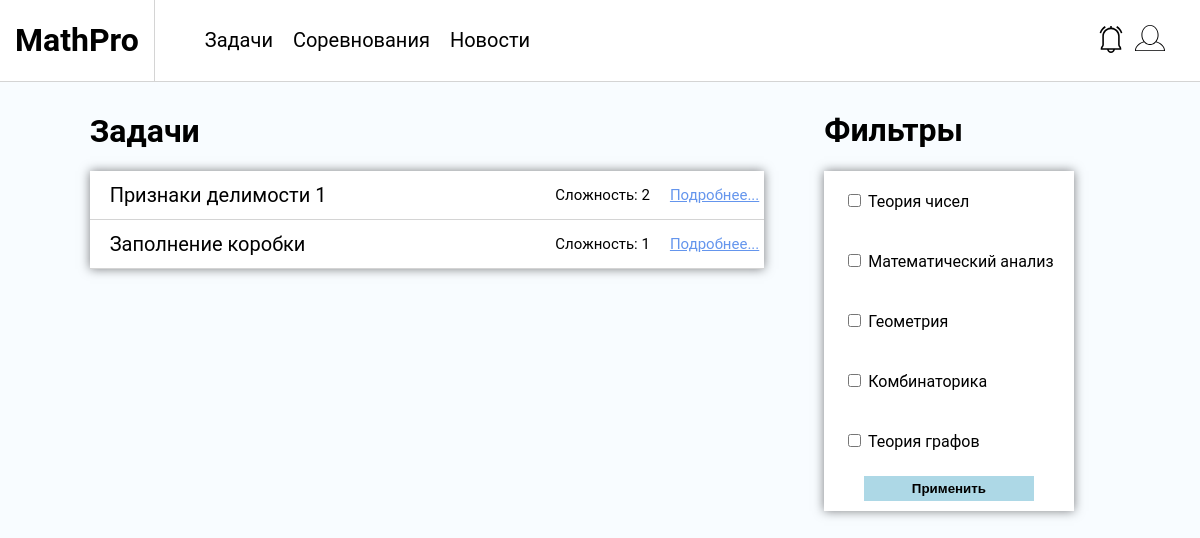
The app's page /, older data.
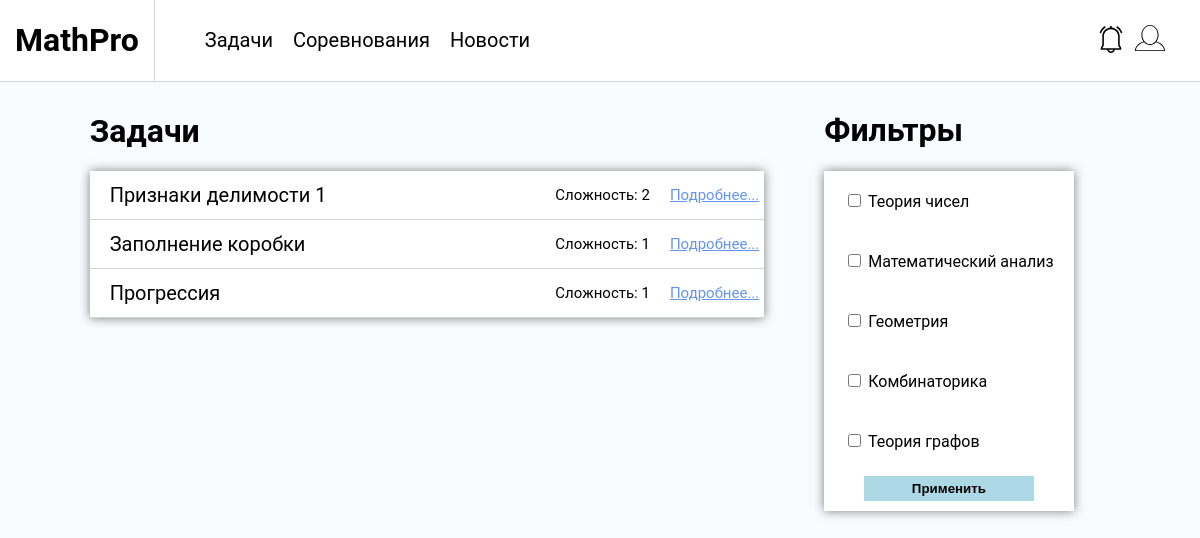
The same page, newer data.
### problems/models.py (models this page shows, shortened)
class Problem(models.Model):
    title = models.CharField(max_length=128, default="")
    text = models.TextField()
    categories = models.ManyToManyField(Category, related_name="problems")
    complexity = models.IntegerField(default=1)
    answer = models.CharField(max_length=128, default="0")
    symbols = models.CharField(max_length=128, default="", blank=True)

class Category(models.Model):
    title = models.CharField(max_length=64)

### problems/views.py (the view)
# urls.py: path('', problems_view),
def problems_view(request):
    problems = Problem.objects.all().annotate(Count('categories'))
    categories = Category.objects.all()
    if request.method == "POST":
        checked_categories = list(map(int, request.POST.getlist('categories')))
        if len(checked_categories):
            problems = problems.filter(categories__pk__in=checked_categories)
    return render(request, "problems/index.html",
                  context={'problems': problems,
                           'categories': categories
                           })

### problems/templates/problems/index.html (shortened to what this page needs)
{% extends "base.html" %}
{% load static %}
{% block styles %}
    <link rel="stylesheet" href="{% static "problems/css/index.css" %}">
{% endblock %}
{% block problems %}
    <div class="problems-info">
        <div class="problems-container">
            <h1 class="problems-page-title">Задачи</h1>
            <div class="problems-list">
                {% include "problems/problems_list.html" %}
            </div>
        </div>
        <div class="filters-container">
            <h1 class="problems-filter-title">Фильтры</h1>
            <form method="post" class="filters" action="">
                {% for category in categories %}
                    <div class="category">
                        <input type="checkbox" class="category-checkbox" id={{ category.pk }} name="categories"
                               value={{ category.pk }}>
                        <label for=name="categories">{{ category.title }}</label>
                    </div>
                {% endfor %}
                <button class="submit-button" type="submit">Применить</button>
            </form>
        </div>
    </div>
{% endblock %}

### problems/templates/problems/problems_list.html
{% for problem in problems %}
    <div class="problem-description">
        <a class="problem-title" href="{% url "problem-details" problem.pk %}">{{ problem.title }}</a>
        <p class="complexity">Сложность: {{ problem.complexity }}</p>
        <a href="{% url "problem-details" problem.pk %}" class="details-button">Подробнее...</a>
    </div>
{% endfor %}

Row changes from the older to the newer data that the page shows:
added Problem: title "Прогрессия", complexity "1"
